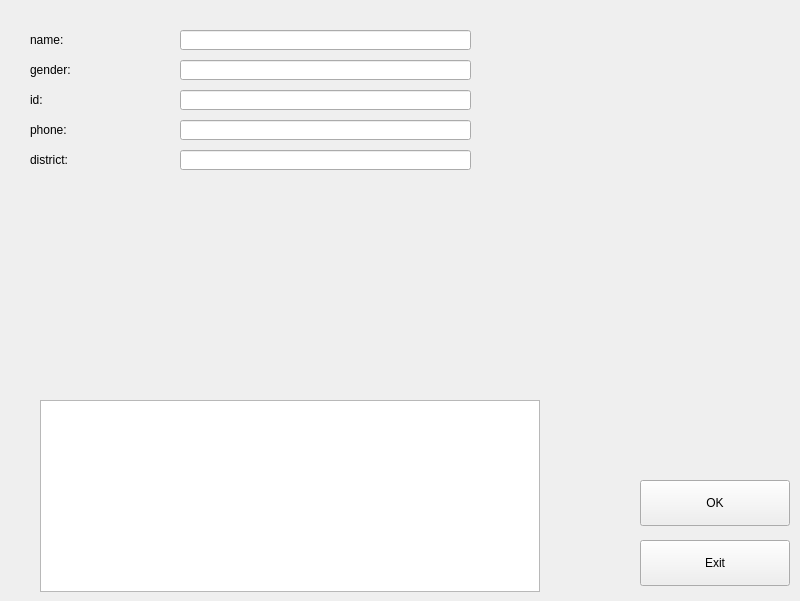
<?xml version="1.0" encoding="UTF-8"?>
<ui version="4.0">
 <class>modify_L</class>
 <widget class="QWidget" name="modify_L">
  <property name="geometry">
   <rect>
    <x>0</x>
    <y>0</y>
    <width>800</width>
    <height>601</height>
   </rect>
  </property>
  <property name="windowTitle">
   <string>Form</string>
  </property>
  <widget class="QPushButton" name="OK">
   <property name="geometry">
    <rect>
     <x>640</x>
     <y>480</y>
     <width>150</width>
     <height>46</height>
    </rect>
   </property>
   <property name="text">
    <string>OK</string>
   </property>
  </widget>
  <widget class="QPushButton" name="Exit">
   <property name="geometry">
    <rect>
     <x>640</x>
     <y>540</y>
     <width>150</width>
     <height>46</height>
    </rect>
   </property>
   <property name="text">
    <string>Exit</string>
   </property>
  </widget>
  <widget class="QTextBrowser" name="textBrowser">
   <property name="geometry">
    <rect>
     <x>40</x>
     <y>400</y>
     <width>500</width>
     <height>192</height>
    </rect>
   </property>
  </widget>
  <widget class="QLineEdit" name="name_input">
   <property name="geometry">
    <rect>
     <x>180</x>
     <y>30</y>
     <width>291</width>
     <height>20</height>
    </rect>
   </property>
  </widget>
  <widget class="QLabel" name="name">
   <property name="geometry">
    <rect>
     <x>30</x>
     <y>30</y>
     <width>150</width>
     <height>20</height>
    </rect>
   </property>
   <property name="text">
    <string>name:</string>
   </property>
  </widget>
  <widget class="QLabel" name="gender">
   <property name="geometry">
    <rect>
     <x>30</x>
     <y>60</y>
     <width>150</width>
     <height>20</height>
    </rect>
   </property>
   <property name="text">
    <string>gender:</string>
   </property>
  </widget>
  <widget class="QLineEdit" name="gender_input">
   <property name="geometry">
    <rect>
     <x>180</x>
     <y>60</y>
     <width>291</width>
     <height>20</height>
    </rect>
   </property>
  </widget>
  <widget class="QLabel" name="id">
   <property name="geometry">
    <rect>
     <x>30</x>
     <y>90</y>
     <width>150</width>
     <height>20</height>
    </rect>
   </property>
   <property name="text">
    <string>id:</string>
   </property>
  </widget>
  <widget class="QLineEdit" name="id_input">
   <property name="geometry">
    <rect>
     <x>180</x>
     <y>90</y>
     <width>291</width>
     <height>20</height>
    </rect>
   </property>
  </widget>
  <widget class="QLabel" name="phone">
   <property name="geometry">
    <rect>
     <x>30</x>
     <y>120</y>
     <width>150</width>
     <height>20</height>
    </rect>
   </property>
   <property name="text">
    <string>phone:</string>
   </property>
  </widget>
  <widget class="QLineEdit" name="phone_input">
   <property name="geometry">
    <rect>
     <x>180</x>
     <y>120</y>
     <width>291</width>
     <height>20</height>
    </rect>
   </property>
  </widget>
  <widget class="QLabel" name="district">
   <property name="geometry">
    <rect>
     <x>30</x>
     <y>150</y>
     <width>150</width>
     <height>20</height>
    </rect>
   </property>
   <property name="text">
    <string>district:</string>
   </property>
  </widget>
  <widget class="QLineEdit" name="district_input">
   <property name="geometry">
    <rect>
     <x>180</x>
     <y>150</y>
     <width>291</width>
     <height>20</height>
    </rect>
   </property>
  </widget>
 </widget>
 <resources/>
 <connections/>
</ui>
